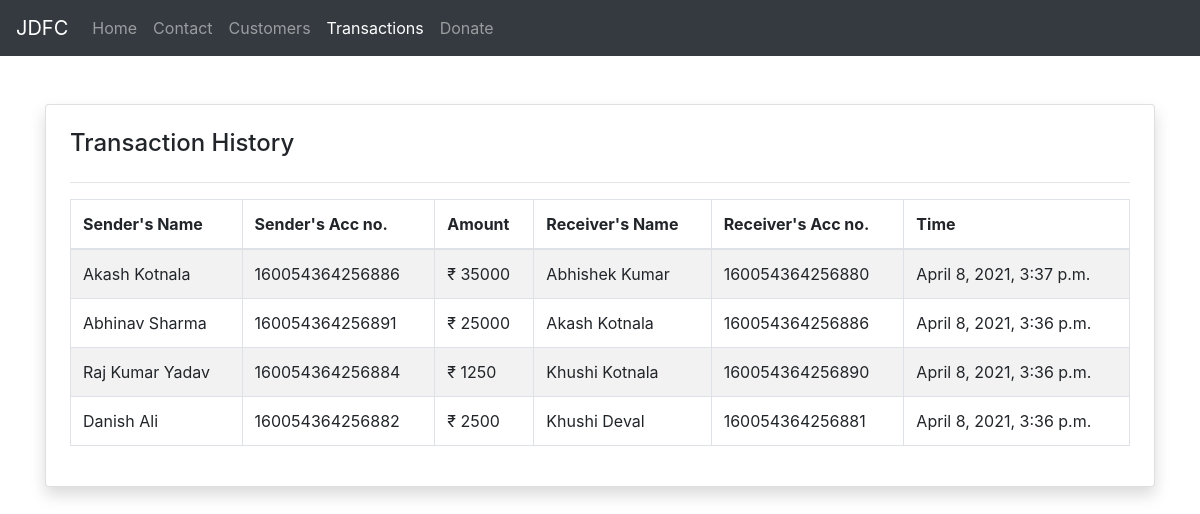
Page /history/ on the earlier database version.
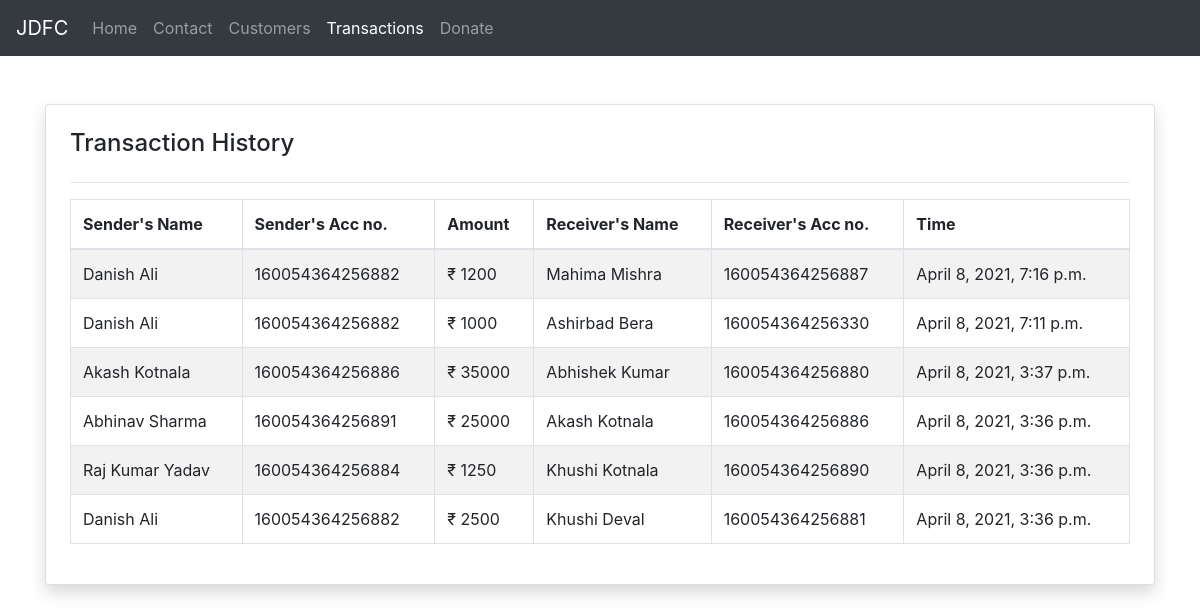
Same page on the later database version.
### home/models.py (models this page shows, shortened)
class Transaction(models.Model):
    source_name = models.CharField(max_length=122)
    source_acc_no = models.CharField(max_length=122)
    money_transfer = models.IntegerField()
    destination_name = models.CharField(max_length=122)
    destination_acc_no = models.CharField(max_length=122)
    date = models.DateTimeField(auto_now_add=True, null=True)

### home/views.py (the view)
# urls.py: path('history/', views.history, name='history'),
def history(request):
    details = Transaction.objects.all().order_by('-date')
    context = {"details" : details}
    return render(request, 'transaction.html', context)

### templates/transaction.html (shortened to what this page needs)
{% extends 'base.html' %}
{% block  historyactive %}active{% endblock historyactive %}
{% block body %}
<div class="container">
    <div class="card shadow p-4 my-5 bg-body rounded" style="overflow: auto;">
        <h4>Transaction History</h4>
        <hr>
        <table class="table table-bordered table-striped">
            <thead>
                <tr>
                    <th>Sender's Name</th>
                    <th>Sender's Acc no.</th>
                    <th>Amount</th>
                    <th>Receiver's Name</th>
                    <th>Receiver's Acc no.</th>
                    <th>Time</th>
                </tr>
            </thead>
            <tbody>
                {% for detail in details %}
                <tr>
                    <td>{{detail.source_name}}</td>
                    <td>{{detail.source_acc_no}}</td>
                    <td>&#8377 {{detail.money_transfer}}</td>
                    <td>{{detail.destination_name}}</td>
                    <td>{{detail.destination_acc_no}}</td>
                    <td>{{detail.date}}</td>
                </tr>
                {% endfor %}
            </tbody>
        </table>
    </div>
</div>
{% endblock %}

### templates/base.html (shortened to what this page needs)
<!doctype html>
<html lang="en">
<head>
    <link rel="stylesheet" href="https://stackpath.bootstrapcdn.com/bootstrap/4.5.0/css/bootstrap.min.css"
>
</head>
<body>
    <nav class="navbar navbar-expand-lg navbar-dark bg-dark">
        <a class="navbar-brand" href="/">JDFC</a>
        <div class="collapse navbar-collapse" id="navbarSupportedContent">
            <ul class="navbar-nav mr-auto">
                <li class="nav-item {% block homeactive %}{% endblock homeactive %}">
                    <a class="nav-link" href="{% url 'home' %}">Home</a>
                </li>
                <li class="nav-item {% block contactactive %}{% endblock contactactive %}">
                    <a class="nav-link" href="{% url 'contact' %}">Contact</a>
                </li>
                <li class="nav-item {% block customeractive %}{% endblock customeractive %}">
                    <a class="nav-link" href="{% url 'customer' %}">Customers</a>
                </li>
                <li class="nav-item {% block historyactive %}{% endblock historyactive %}">
                    <a class="nav-link" href="{% url 'history' %}">Transactions</a>
                </li>
                <li class="nav-item {% block donateactive %}{% endblock donateactive %}">
                    <a class="nav-link" href="{% url 'donate' %}">Donate</a>
                </li>
        </div>
    </nav>
    {% block body %}{% endblock body %}
</body>
</html>

Differences in the rows shown:
added Transaction: source_name "Danish Ali", source_acc_no "160054364256882", money_transfer "1200", destination_name "Mahima Mishra", destination_acc_no "160054364256887", date "April 8, 2021, 7:16 p.m."
added Transaction: source_name "Danish Ali", source_acc_no "160054364256882", money_transfer "1000", destination_name "Ashirbad Bera", destination_acc_no "160054364256330", date "April 8, 2021, 7:11 p.m."
